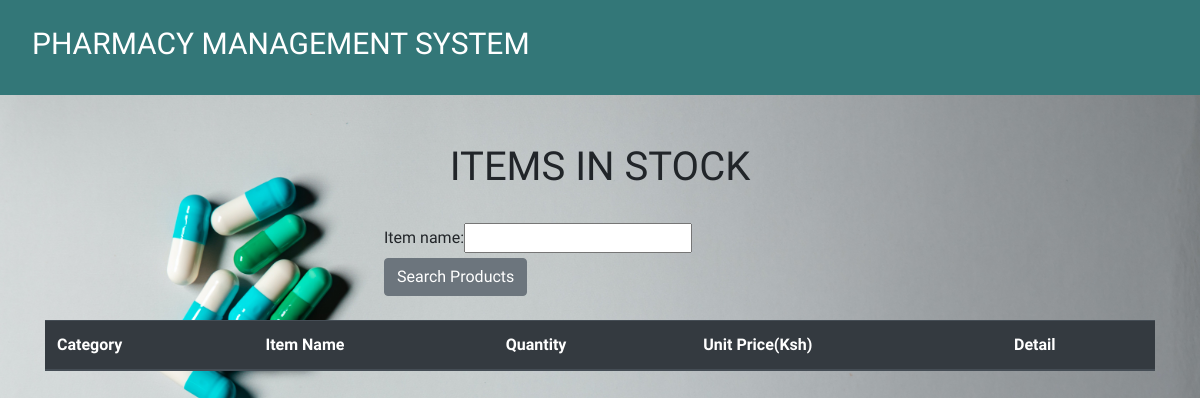
/home/, run on an earlier commit of the app's database.
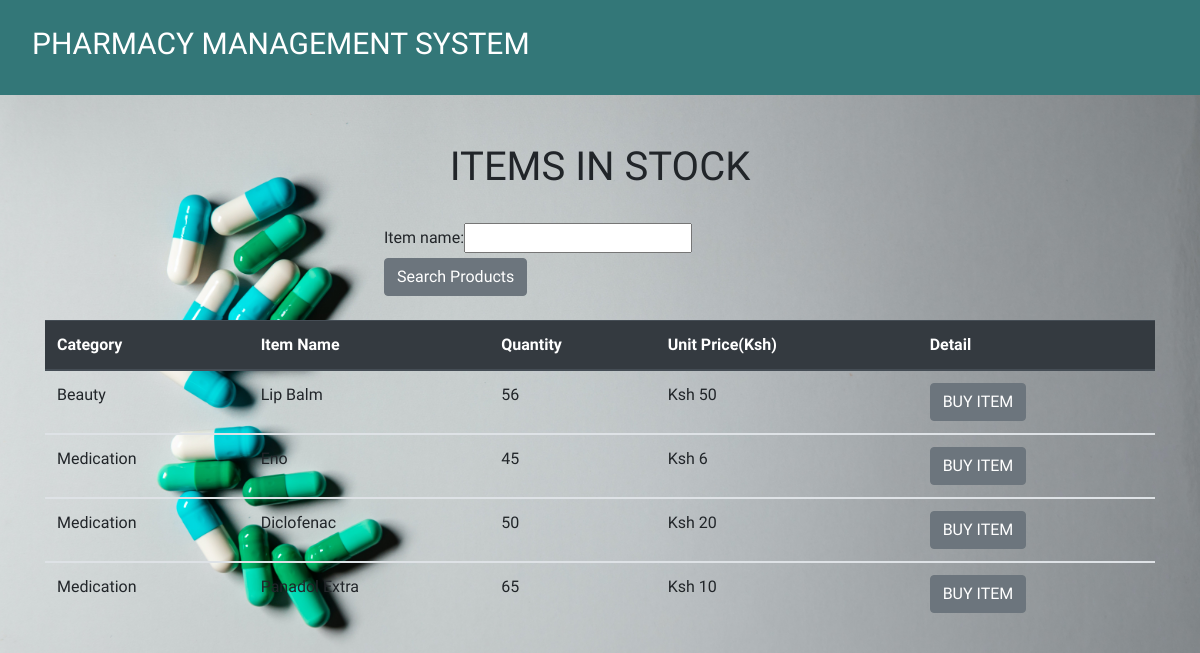
And on a later commit of the database.
### product_app/models.py (models this page shows, shortened)
class Product(models.Model):
    category_name = models.ForeignKey(Category, on_delete = models.CASCADE,null = True, blank = True )
    item_name = models.CharField(max_length = 50, null = True, blank = True)
    total_quantity = models.IntegerField(default = 0, null = True, blank = True)
    issued_quantity = models.IntegerField(default = 0, null = True, blank = True)
    received_quantity = models.IntegerField(default = 0, null = True, blank = True)
    unit_price = models.IntegerField(default=0, null=True, blank=True)

class Category(models.Model):
    name = models.CharField(max_length = 50, null = True, blank = True)
    def __str__(self):
        return self.name

### product_app/views.py (the view)
# urls.py: 2. Add a URL to urlpatterns:  path('', views.home, name='home')
def home(request):
    products = Product.objects.all().order_by('-id')
    product_filters = ProductFilter(request.GET, queryset = products)
    products = product_filters.qs
    return render(request, 'products/index.html', {
        'products': products, 'product_filters': product_filters,
    })

### templates/products/index.html
{% extends 'products/base.html'%} {% block content%}
<br></br>
<div class = "container">
  <h1 class= "text-center">ITEMS IN STOCK</h1>
  <br>
  <div class = "container">
    <form action = "" method = "GET">
      {{product_filters.form}}
      <input
      type = "submit"
      value = "Search Products"
      class="btn btn-secondary btn"/>
    </form>
  </div>
  <br>
  <table class="table">
    <thead class="thead-dark">
      <tr>
        <th scope="col">Category</th>
        <th scope="col">Item Name</th>
        <th scope="col">Quantity</th>
        <th scope="col">Unit Price(Ksh)</th>
        <th scope = "col">Detail</th>
      </tr>
    </thead>
    {% for product in products%}
    <tbody>
      <tr>
        <td>{{product.category_name}}</td>
        <td>{{product.item_name}}</td>
        <td>{{product.total_quantity}}</td>
        <td>Ksh {{product.unit_price}}</td>
        <td><a href="{% url 'product_detail' product.id %}"
              ><input
                type="submit"
                value="BUY ITEM"
                class="btn btn-secondary btn"
                type="button"
            /></a></td>
      </tr>
    </tbody>
    {% endfor %}
  </table>
</div>
{% endblock%}

### templates/products/base.html (shortened to what this page needs)
{% load static%}
<!DOCTYPE html>
<html lang="en">
<head>
    <link rel="stylesheet" href="https://stackpath.bootstrapcdn.com/bootstrap/4.5.2/css/bootstrap.min.css">
    <link rel = "stylesheet" href = {% static 'css/main.css'%}>
</head>
<body>
    <nav class="navbar  navbar-expand-lg navbar-dark " style="background-color:#337778;">
        <a class="nav-link " href=""><h1 class="navbar-brand" style = "font-size:25px">PHARMACY MANAGEMENT SYSTEM </h1></a>
     </nav>
    {% block content%}
    {% endblock%}
</body>
</html>

### product_app/static/css/main.css (style rules this page uses)
html,body { position: relative; overflow-x: hidden; background: url('/static/images/img6.jpg'); width: 100% !important; height: 100vh; display: table; position: relative; background-position: center; background-attachment: scroll; -o-background-size: cover; -moz-background-size: cover; -webkit-background-size: cover; background-size: cover; background-repeat: no-repeat; }
body { background-color: hsl(0, 0%, 98%); font-family: 'raleway'; }
form { width: 40%; margin: 0 auto; }
.navbar { background-color: #800020; }
.navbar-brand { font-size: 30px !important; }

What changed in the data, as far as the page shows it:
added Product: category_name "Beauty", item_name "Lip Balm", total_quantity "56", unit_price "50"
added Product: category_name "Medication", item_name "Eno", total_quantity "45", unit_price "6"
added Product: category_name "Medication", item_name "Diclofenac", total_quantity "50", unit_price "20"
added Product: category_name "Medication", item_name "Panadol Extra", total_quantity "65", unit_price "10"
